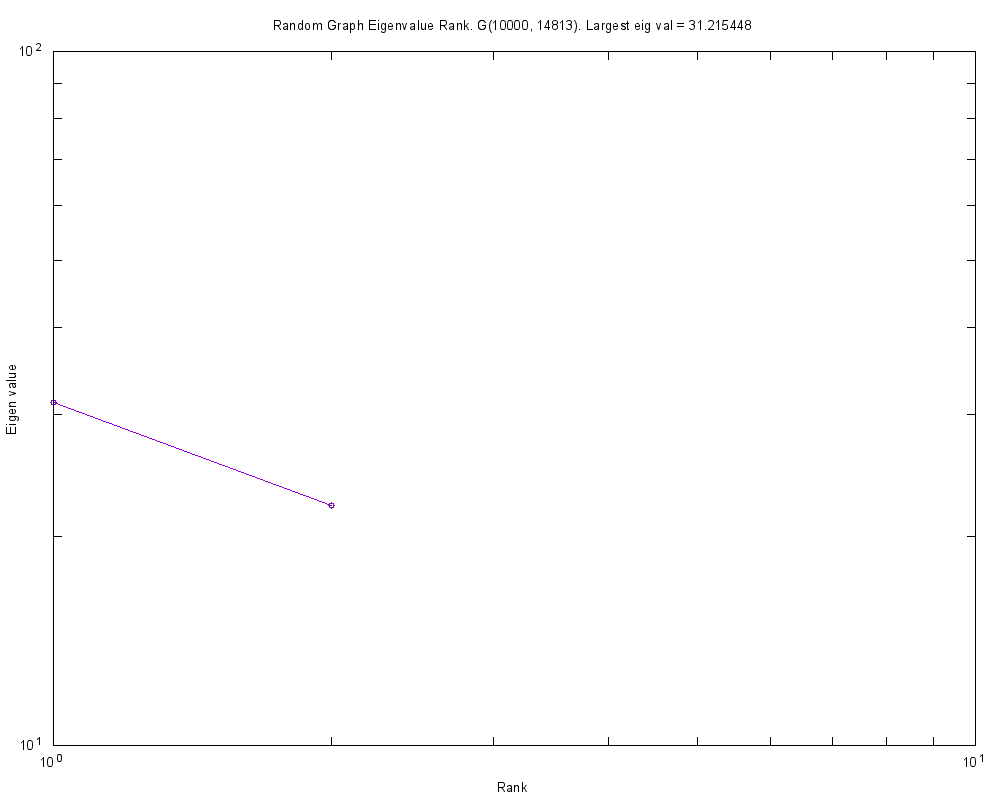

Reproduce this figure in gnuplot.
#
# Random Graph Eigenvalue Rank. G(10000, 14813). Largest eig val = 31.215448 (Sat Feb 18 15:49:53 2017)
#

set title "Random Graph Eigenvalue Rank. G(10000, 14813). Largest eig val = 31.215448"
set key bottom right
set logscale xy 10
set format x "10^{%L}"
set mxtics 10
set format y "10^{%L}"
set mytics 10
set grid
set xlabel "Rank"
set ylabel "Eigen value"
set tics scale 2
set terminal png font arial 10 size 1000,800
set output 'eigVal.RandomNetworkEigValRank.png'
plot 	"eigVal.RandomNetworkEigValRank.tab" using 1:2 title "" with linespoints pt 6
